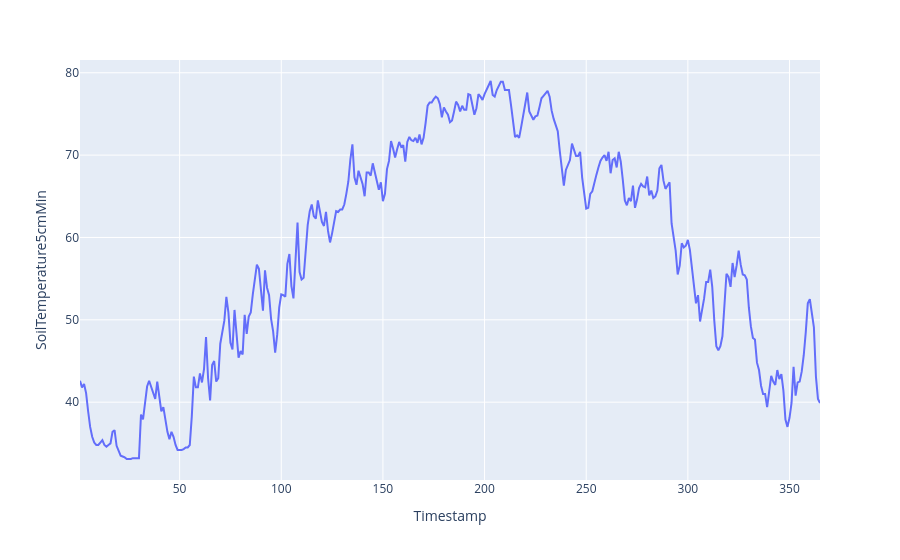

Notebook code cell kept with this figure:
### Markdown cell above
Next, we can graph that data using the Plotly library.

### Code cell
import plotly.express as px

fig = px.line(
  cherokee,
  x='Timestamp', 
  y='SoilTemperature5cmMin', 
)

fig.show()

### Figure 1 — Plotly figure (JSON) as saved in the notebook; plotly's stock layout.template omitted (floating-point values rounded to 4 significant figures; data arrays with more than 128 entries replaced by an {"elided": "..."} marker saying what was removed)
{"data": [{"hovertemplate": "Timestamp=%{x}<br>SoilTemperature5cmMin=%{y}<extra></extra>", "legendgroup": "", "line": {"color": "#636efa", "dash": "solid"}, "marker": {"symbol": "circle"}, "mode": "lines", "name": "", "orientation": "v", "showlegend": false, "type": "scatter", "x": {"elided": "365 int values"}, "xaxis": "x", "y": {"elided": "365 float values"}, "yaxis": "y"}], "layout": {"legend": {"tracegroupgap": 0}, "margin": {"t": 60}, "xaxis": {"anchor": "y", "domain": [0, 1], "title": {"text": "Timestamp"}}, "yaxis": {"anchor": "x", "domain": [0, 1], "title": {"text": "SoilTemperature5cmMin"}}}}
